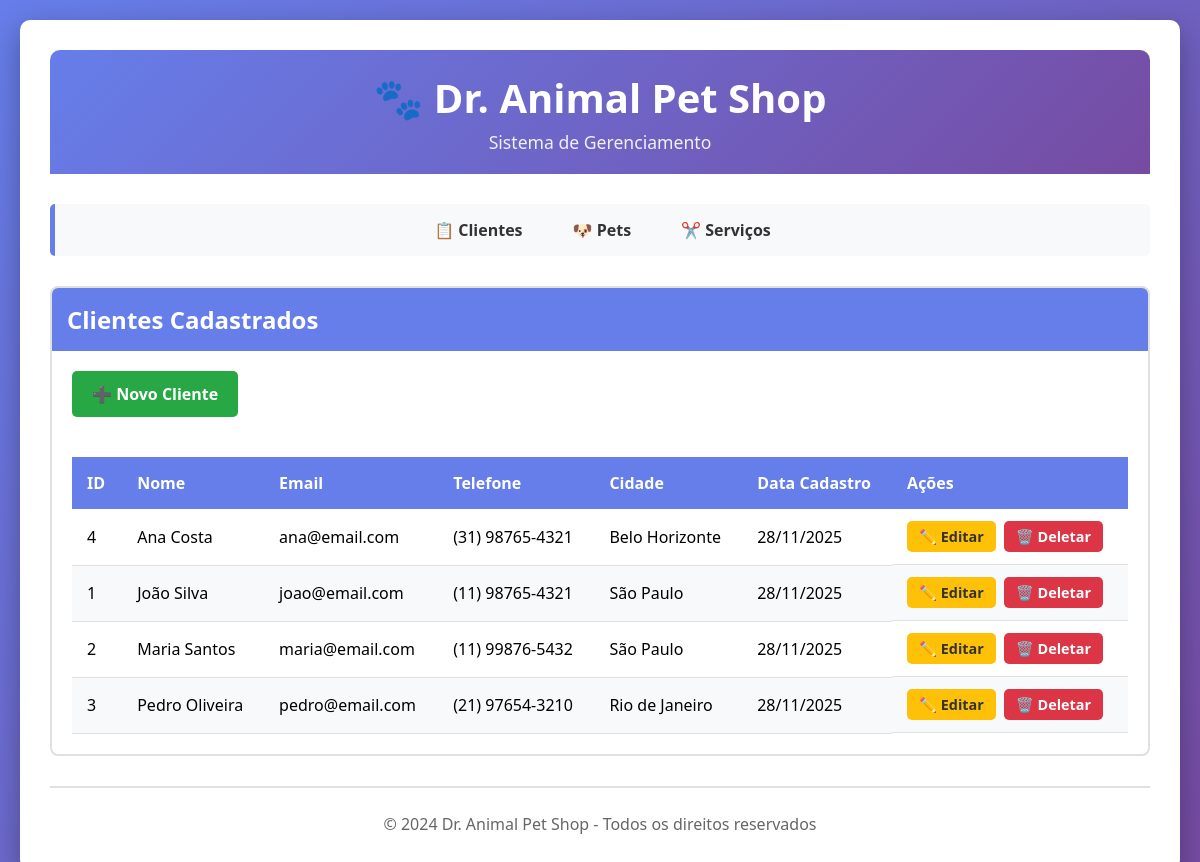
The page / on the database its author committed.
### tables this page shows
CREATE TABLE IF NOT EXISTS clientes (
    id INT AUTO_INCREMENT PRIMARY KEY,
    nome VARCHAR(100) NOT NULL,
    email VARCHAR(100) UNIQUE,
    telefone VARCHAR(20),
    endereco VARCHAR(255),
    cidade VARCHAR(50),
    estado VARCHAR(2),
    cep VARCHAR(10),
    data_cadastro DATETIME DEFAULT CURRENT_TIMESTAMP,
    ativo BOOLEAN DEFAULT TRUE
);

### index.php (the view, shortened to what this page needs)
<?php
include 'config.php';
$result = $conn->query("SELECT * FROM clientes WHERE ativo = TRUE ORDER BY nome ASC");
?>
<!DOCTYPE html>
<html lang="pt-BR">
<head>
    <link rel="stylesheet" href="style.css">
</head>
<body>
    <div class="container">
        <header>
            <h1>🐾 Dr. Animal Pet Shop</h1>
            <p>Sistema de Gerenciamento</p>
        </header>
        <nav>
            <ul>
                <li><a href="index.php">📋 Clientes</a></li>
                <li><a href="pets.php">🐶 Pets</a></li>
                <li><a href="servicos.php">✂️ Serviços</a></li>
            </ul>
        </nav>
        <div class="card">
            <div class="card-header">
                <h2>Clientes Cadastrados</h2>
            </div>
            <a href="criar_cliente.php" class="btn btn-success" style="margin-bottom: 20px;">
                ➕ Novo Cliente
            </a>
            <?php
            if ($result->num_rows > 0) {
                echo '<table>';
                echo '<thead>';
                echo '<tr>';
                echo '<th>ID</th>';
                echo '<th>Nome</th>';
                echo '<th>Email</th>';
                echo '<th>Telefone</th>';
                echo '<th>Cidade</th>';
                echo '<th>Data Cadastro</th>';
                echo '<th>Ações</th>';
                echo '</tr>';
                echo '</thead>';
                echo '<tbody>';
                while ($row = $result->fetch_assoc()) {
                    echo '<tr>';
                    echo '<td>' . htmlspecialchars($row['id']) . '</td>';
                    echo '<td>' . htmlspecialchars($row['nome']) . '</td>';
                    echo '<td>' . htmlspecialchars($row['email'] ?? 'N/A') . '</td>';
                    echo '<td>' . htmlspecialchars($row['telefone'] ?? 'N/A') . '</td>';
                    echo '<td>' . htmlspecialchars($row['cidade'] ?? 'N/A') . '</td>';
                    echo '<td>' . date('d/m/Y', strtotime($row['data_cadastro'])) . '</td>';
                    echo '<td class="actions">';
                    echo '<a href="editar_cliente.php?id=' . $row['id'] . '" class="btn btn-warning">✏️ Editar</a>';
                    echo '<a href="index.php?deletar=' . $row['id'] . '" class="btn btn-danger" onclick="return confirm(\'Tem certeza que deseja deletar este cliente?\');">🗑️ Deletar</a>';
                    echo '</td>';
                    echo '</tr>';
                }
                echo '</tbody>';
                echo '</table>';
            } else {
                echo '<p style="text-align: center; padding: 20px; color: #666;">Nenhum cliente cadastrado. <a href="criar_cliente.php">Clique aqui para criar um novo cliente.</a></p>';
            }
            ?>
        </div>
        <footer>
            <p>&copy; 2024 Dr. Animal Pet Shop - Todos os direitos reservados</p>
        </footer>
    </div>
</body>
</html>

### style.css (style rules this page uses)
* { margin: 0; padding: 0; box-sizing: border-box; }
body { font-family: 'Segoe UI', Tahoma, Geneva, Verdana, sans-serif; background: linear-gradient(135deg, #667eea 0%, #764ba2 100%); min-height: 100vh; padding: 20px; }
.container { max-width: 1200px; margin: 0 auto; background: white; border-radius: 10px; box-shadow: 0 10px 30px rgba(0, 0, 0, 0.3); padding: 30px; }
header { background: linear-gradient(135deg, #667eea 0%, #764ba2 100%); color: white; padding: 20px 0; margin-bottom: 30px; border-radius: 10px 10px 0 0; text-align: center; }
header h1 { font-size: 2.5em; margin-bottom: 5px; }
header p { font-size: 1.1em; opacity: 0.9; }
nav { background: #f8f9fa; padding: 15px 0; margin-bottom: 30px; border-radius: 5px; border-left: 5px solid #667eea; }
nav ul { list-style: none; display: flex; justify-content: center; flex-wrap: wrap; gap: 20px; }
nav a { text-decoration: none; color: #333; font-weight: 600; padding: 8px 15px; border-radius: 5px; transition: all 0.3s ease; }
.btn { padding: 12px 20px; border: none; border-radius: 5px; font-size: 1em; font-weight: 600; cursor: pointer; transition: all 0.3s ease; text-decoration: none; display: inline-block; text-align: center; }
.btn-success { background: #28a745; color: white; }
.btn-warning { background: #ffc107; color: #333; }
.btn-danger { background: #dc3545; color: white; }
table { width: 100%; border-collapse: collapse; margin-top: 20px; }
table thead { background: #667eea; color: white; }
table th { padding: 15px; text-align: left; font-weight: 600; }
table td { padding: 12px 15px; border-bottom: 1px solid #e0e0e0; }
table tbody tr:nth-child(even) { background: #f8f9fa; }
.actions { display: flex; gap: 8px; }
.actions a, .actions button { padding: 6px 12px; font-size: 0.9em; text-decoration: none; }
.card { background: white; border: 2px solid #e0e0e0; border-radius: 8px; padding: 20px; margin-bottom: 20px; transition: all 0.3s ease; }
.card-header { background: #667eea; color: white; padding: 15px; margin: -20px -20px 20px -20px; border-radius: 6px 6px 0 0; }
.card-header h2 { margin: 0; font-size: 1.5em; }
footer { text-align: center; margin-top: 30px; padding-top: 20px; border-top: 2px solid #e0e0e0; color: #666; }
footer p { margin: 5px 0; }

### rows shown on the page
clientes: id "4", nome "Ana Costa", email "ana@email.com", telefone "(31) 98765-4321", cidade "Belo Horizonte", data_cadastro "28/11/2025"
clientes: id "1", nome "João Silva", email "joao@email.com", telefone "(11) 98765-4321", cidade "São Paulo", data_cadastro "28/11/2025"
clientes: id "2", nome "Maria Santos", email "maria@email.com", telefone "(11) 99876-5432", cidade "São Paulo", data_cadastro "28/11/2025"
clientes: id "3", nome "Pedro Oliveira", email "pedro@email.com", telefone "(21) 97654-3210", cidade "Rio de Janeiro", data_cadastro "28/11/2025"
